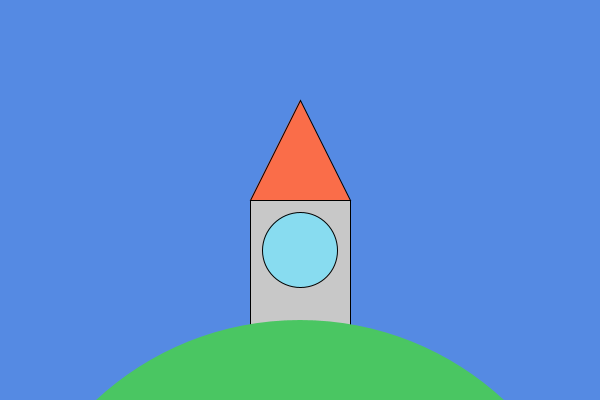
Frame 1 (no input)
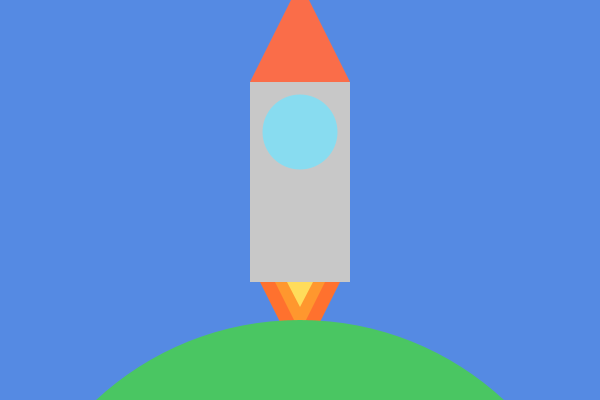
Frame 60 (the mouse pressed at the canvas centre just before this capture)
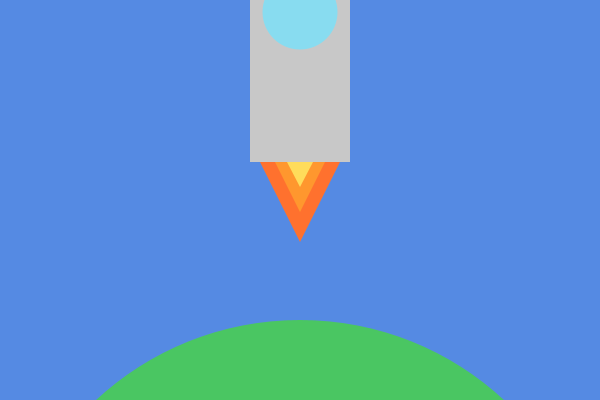
Frame 120 (the mouse held since frame 60 and released just before this capture)

The Processing sketch that drew these frames (run headless with seeded random() and noise(); from frame 60 on, the mouse is pressed at the canvas centre):

// Processing sketch: Rocket
// ── Rocket.pde
int xLoc = 250;
int yLoc = 200;
int rockHeight = 200;
int rockWidth = 100;

public void setup() {
  
  size(600, 400);
  background(#558AE3);
  frameRate(40);
  
}
public void draw(){
  background(#558AE3);
  
  //rocket body
  fill(200);
  rect(xLoc, yLoc, rockWidth, rockHeight);
  
  //rocket top
  fill(#FA6D49);
  triangle(xLoc, yLoc, xLoc + rockWidth, yLoc, xLoc + rockWidth/2, yLoc - rockHeight/2);
  
  //window
  fill(#88DCF0);
  ellipse(xLoc + rockWidth/2, yLoc + rockWidth/2, 75, 75);
  
  //fire 
  noStroke();
  fill(#FF712E);
  triangle(xLoc + rockWidth/10, yLoc + rockHeight, xLoc + rockWidth/2, yLoc + rockHeight - rockHeight/10 + rockWidth, xLoc + rockWidth - rockWidth/10, yLoc + rockHeight);
  fill(#FF972E);
  triangle(xLoc + rockWidth/4, yLoc + rockHeight, xLoc + rockWidth/2, yLoc + rockHeight - rockHeight/4 + rockWidth, xLoc + rockWidth/2 + rockWidth/4, yLoc + rockHeight);
  fill(#FFDC5A);
  triangle(xLoc + rockWidth/4 + rockWidth/8, yLoc + rockHeight, xLoc + rockWidth/2, yLoc + rockHeight - rockHeight/4 - rockHeight/8 + rockWidth, xLoc + rockWidth/2 + rockWidth/4 - rockWidth/8, yLoc + rockHeight);
  
  //ground
  fill(#4AC662);
  ellipse(300, 620, 600, 600);
  
  yLoc = yLoc - 2;
    
}
